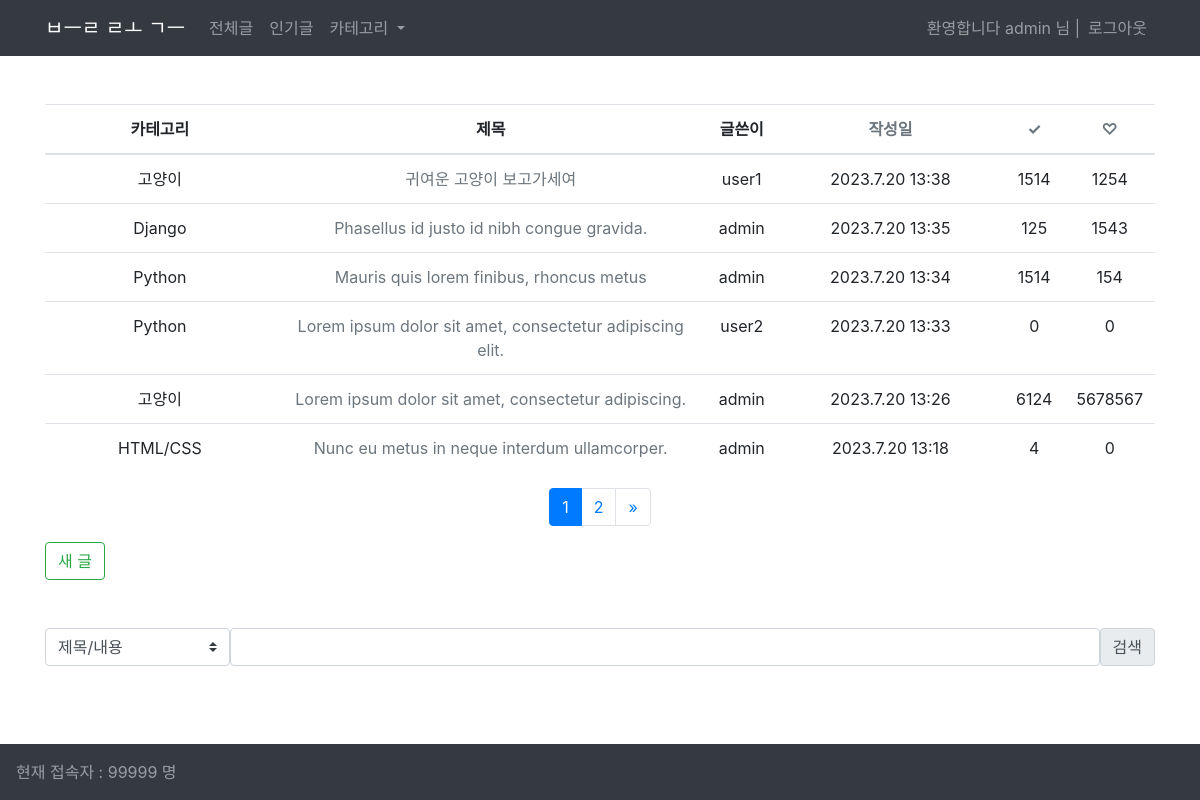
Page /blog/ (signed in) on the committed database.
### blog/models.py (models this page shows, shortened)
class Post(models.Model):
    CATEGORY_CHOICES = [
        ("HTML/CSS", "HTML/CSS"),
        ("Python", "Python"),
        ("Django", "Django"),
        ("고양이", "고양이"),
    ]
    title = models.CharField(max_length=200)
    content = models.TextField(null=True, blank=True)
    writer = models.ForeignKey(User, on_delete=models.CASCADE)
    updated_at = models.DateTimeField(auto_now=True)
    created_at = models.DateTimeField(auto_now_add=True)
    views = models.IntegerField(default=0)
    likes = models.IntegerField(default=0)
    category = models.CharField(max_length=50, choices=CATEGORY_CHOICES)
    thumbnail = models.ImageField(upload_to="thumbnails/", blank=True, null=True)

### blog/views.py (the view)
# urls.py: path("", views.PostList.as_view(), name="list"),
class PostList(View):
    def get(self, request):
        if request.GET.get("sort"):
            sort = request.GET.get("sort")
        else:
            sort = "created_at"
        posts = Post.objects.all()
        posts_sorted = sorted(posts, key=lambda x: getattr(x, sort), reverse=True)
        posts_per_page = 6
        page_number = request.GET.get("page", 1)
        paginator = Paginator(posts_sorted, posts_per_page)
        try:
            page = paginator.page(page_number)
        except InvalidPage:
            page = paginator.page(1)
        context = {
            "posts": page,
            "sort": sort,
        }
        return render(request, "blog/post_list.html", context)

### blog/templates/blog/post_list.html (shortened to what this page needs)
{% extends 'base.html' %}
{% block content %}
{% if posts %}
<table class="table table-hover text-center mt-5">
    <thead class="thead">
        <tr>
            <th class='w-25'>카테고리</th>
            <th class='w-50'>제목</th>
            <th class="w-">글쓴이</th>
            <th class="w-25"><a href="?sort=created_at" class="text-muted">작성일</a></th>
            <th class="w"><a href="?sort=views" class="text-muted">✓</a></th>
            <th class="w"><a href="?sort=likes" class="text-muted">♡</a></th>
        </tr>
    </thead>
    <tbody>
        {% if sort %}
            {% for post in posts|dictsortreversed:sort %}
            <tr>
                <td>{{ post.category }}</td>
                <td><a href="{% url 'blog:detail' post_id=post.pk %}" class="text-muted">{{ post.title }}</a></td>
                <td>{{ post.writer }}</td>
                <td>{{ post.created_at.year }}.{{post.created_at.month}}.{{post.created_at.day}} {{post.created_at.hour}}:{{post.created_at.minute}}</td>
                <td>{{ post.views }}</td>
                <td>{{ post.likes }}</td>
            </tr>
            {% endfor %}
        {% endif %}
    </tbody>
</table>
{% else %}
    {% if query %}
    <p>일치하는 검색 결과가 없습니다.</p>
    {% else %}
    <p>작성된 게시글이 없습니다.</p>
    {% endif %}
{% endif %}
{% if posts.has_other_pages %}
<nav aria-label="Page navigation">
  <ul class="pagination justify-content-center">
    {% for i in posts.paginator.page_range %}
      {% if posts.number == i %}
        <li class="page-item active"><a class='page-link' href='#'>{{ i }}</a></li>
      {% else %}
        <li class='page-item'>
            <a class='page-link' href="?page={{ i }}&sort={{sort}}">{{ i }}</a>
        </li>
      {% endif %}
    {% endfor %}
    {% if posts.has_next %}
    <li class="page-item">
      <a class="page-link" href="?page={{ posts.next_page_number }}&sort={{sort}}" aria-label="Next">
        <span aria-hidden="true">&raquo;</span>
      </a>
    </li>
    {% endif %}
  </ul>
</nav>
{% endif %}
{% if request.user.is_authenticated %}
<a href="{% url 'blog:write' %}" class="btn btn-outline-success">새 글</a>
{% endif %}
<form action="{% url 'blog:search' %}" method='get' class='d-flex mt-5'>
    <select class="custom-select col col-lg-2" name='q-opt'>
        <option selected value="1">제목/내용</option>
    </select>
    <input type="text" name='q' class='form-control'>
    <input type="submit" value="검색" class="input-group-text">
</form>
{% endblock content %}

### templates/base.html (shortened to what this page needs)
<!DOCTYPE html>
<html lang="kr">
  <head>
    <link rel="stylesheet" href="https://cdn.jsdelivr.net/npm/bootstrap@4.0.0/dist/css/bootstrap.min.css" />
  </head>
  <body>
    <nav class="navbar sticky-top navbar-expand-lg navbar-dark bg-dark">
      <div class='container'>
          <a class="navbar-brand mw-5" href="{% url 'main' %}">ㅂㅡㄹ ㄹㅗ ㄱㅡ</a>
          <div class="collapse navbar-collapse" id="navbarSupportedContent">
            <ul class="navbar-nav mr-auto">
              <li class="nav-item">
                <a class="nav-link" href="{% url 'blog:list' %}">전체글</a>
              </li>
              <li class="nav-item">
                <a class="nav-link" href="{% url 'blog:hot' %}">인기글</a>
              </li>
              <li class="nav-item dropdown">
                <a class="nav-link dropdown-toggle" href="#" id="navbarDropdown" role="button" data-toggle="dropdown" aria-haspopup="true" aria-expanded="false">
                카테고리
                </a>
              </li>
            </ul>
            <ul class="navbar-nav ms-auto">
                {% if request.user.is_authenticated %}
                <li class='nav-item'><span class="navbar-text">환영합니다 {{request.user}} 님 |</span></li>
                {% endif %}
                {% if request.user.is_authenticated %}
                <li class="nav-item">
                    <a class="nav-link" href="{% url 'user:logout' %}">로그아웃</a>
                </li>
                {% endif %}
            </ul>
          </div>
      </div>
    </nav>
    <div class="container " style="margin-top: 10px; margin-bottom: 100px;" >
        {% load static %}
        <link rel="stylesheet" href="https://uicdn.toast.com/editor/latest/toastui-editor.min.css"/>
        {% block content %}
        {% endblock %}
    </div>
    <footer class="navbar fixed-bottom navbar-expand-sm navbar-dark bg-dark">
        <span class="navbar-text">현재 접속자 : 99999 명</span>
    </footer>
  </body>
</html>

### rows in the picture
Post: category "고양이", title "귀여운 고양이 보고가세여", writer "user1", created_at.year "2023", created_at.month "7", created_at.day "20", created_at.hour "13", created_at.minute "38", views "1514", likes "1254"
Post: category "Django", title "Phasellus id justo id nibh congue gravida.", writer "admin", created_at.year "2023", created_at.month "7", created_at.day "20", created_at.hour "13", created_at.minute "35", views "125", likes "1543"
Post: category "Python", title "Mauris quis lorem finibus, rhoncus metus", writer "admin", created_at.year "2023", created_at.month "7", created_at.day "20", created_at.hour "13", created_at.minute "34", views "1514", likes "154"
Post: category "Python", title "Lorem ipsum dolor sit amet, consectetur adipiscing elit.", writer "user2", created_at.year "2023", created_at.month "7", created_at.day "20", created_at.hour "13", created_at.minute "33", views "0", likes "0"
Post: category "고양이", title "Lorem ipsum dolor sit amet, consectetur adipiscing.", writer "admin", created_at.year "2023", created_at.month "7", created_at.day "20", created_at.hour "13", created_at.minute "26", views "6124", likes "5678567"
Post: category "HTML/CSS", title "Nunc eu metus in neque interdum ullamcorper.", writer "admin", created_at.year "2023", created_at.month "7", created_at.day "20", created_at.hour "13", created_at.minute "18", views "4", likes "0"

### other values in the picture
{{ request.user }} "admin"
{{ i }} "1"
{{ i }} "2"
